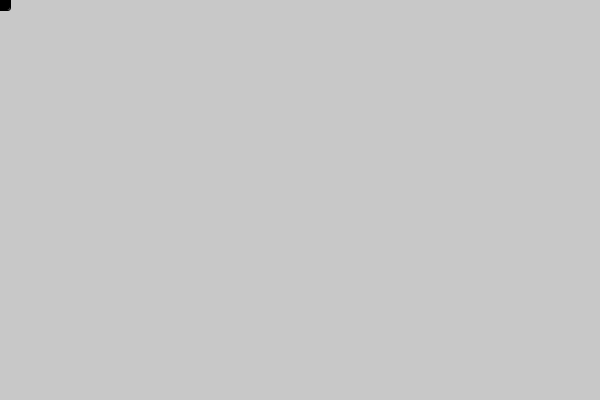
Frame 1 (no input)
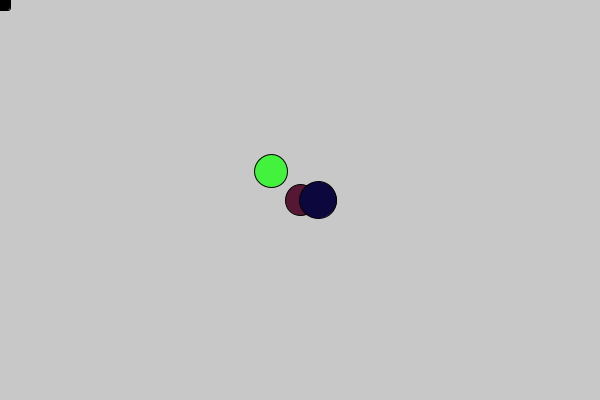
Frame 60 (the mouse pressed at the canvas centre just before this capture)
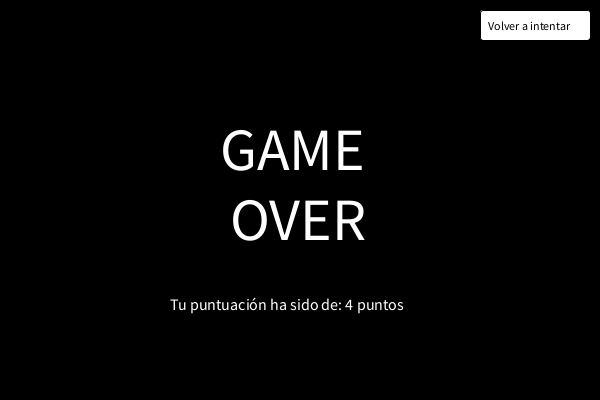
Frame 120 (the mouse held since frame 60 and released just before this capture)

The Processing sketch that drew these frames (run headless with seeded random() and noise(); from frame 60 on, the mouse is pressed at the canvas centre):

// Processing sketch: processing_181098
// ── processing_181098.pde

// Declaramos las variables necesarias
Bola[] boles = new Bola[500]; //Creamos un array para almacenar hasta 500 bolas
int numBoles = 0; //Creamos una variable contadora para saber cuantas bolas hay
float temps = 1; //Creamos una variable de tiempo/puntuación
boolean died = false; //Creamos variable para saber si el juego ha terminado
float newTime;
void setup(){
  size(600,400); //Pantalla de 600x400px
}
 
void draw(){
   
  //Si el juego no ha terminado...
  if(died == false){
     
      background(200);
      //Dibujamos las bolas numBoles
      for(int i = 0; i < numBoles; i++){
      boles[i].show();
      }
       
      //Dibujamos el cuadro del cursor
      fill(0);
      rect(mouseX-10, mouseY-10, 20, 20, 3);
       
      //Incrementamos el tiempo
      temps = temps + 0.05;
       
      //Si eltiempo es mayor a numBoles, añadimos una bola más (Máximo 500);
      if(numBoles < boles.length && numBoles < temps){
        if((int)temps == 1 || (int)temps == 2){
          newTime = 1;
        }else{
          newTime = (int)temps/3;
        }
         
      boles[numBoles] = new Bola(newTime);
        
      numBoles++; 
      }
       
  }else{
    //Si el juego ha finalizado, mostramos la función showDied() de la otra pestaña.
    showDied();
  }
   
}
 
 
class Bola{
     
    //Creamos las variables para dibujar las bolas
    float radi, posX, posY, speed; //Radio y posición y velocidad
    color bg; //Fondo de la bola
    int direction, count, maxCount; //Dirección, contador de tiempo y máximo tiempo para cambiar de dirección
    int newDirection; //Variable auxiliar para sacar una nueva dirección (Exluyendo la actual)
     
    //Constructor por defecto
    Bola(){
      radi = random(20,40);
      posX = width/2;
      posY = height/2;
      bg = color(random(255),random(255),random(255));
      direction = (int)random(1,5);
      speed = random(1,7);
      count = (int)random(1,5);
      maxCount = (int)random(20,40);
    }
     
    Bola(float spd){
      radi = random(20,40);
      posX = width/2;
      posY = height/2;
      bg = color(random(255),random(255),random(255));
      direction = (int)random(1,5);
      speed = spd;
      count = (int)random(1,5);
      maxCount = (int)random(20,40);
    }
     
  
    //Dibujamos la bola
    void show(){
      fill(bg);
      ellipse(posX, posY, radi, radi);
       
      //La hacemos mover y verificamos que el cursor no esté encima
      this.move();
      this.checkCursor();
       
    }
  
  //Comprobamos que el cursor no está encima, en caso contrario died = true
   void checkCursor(){
     
      if((((mouseX-10) - posX) * ((mouseX-10) - posX) + ((mouseY-10) - posY) * ((mouseY-10) - posY) <= PI * radi)   ||
        (((mouseX+10) - posX) * ((mouseX+10) - posX) + ((mouseY+10) - posY) * ((mouseY+10) - posY) <= PI * radi)  ||
        (((mouseX-10) - posX) * ((mouseX-10) - posX) + ((mouseY+10) - posY) * ((mouseY+10) - posY) <= PI * radi)  ||
        (((mouseX+10) - posX) * ((mouseX+10) - posX) + ((mouseY-10) - posY) * ((mouseY-10) - posY) <= PI * radi)){
        died = true;
        }
      
   }
 
    //Hacemos mover la bola y cambiar de dirección
    void move(){
        
          switch(direction){
             
            case 1: posX = posX + speed; break;
            case 2: posX = posX - speed; break;
            case 3: posY = posY + speed; break;
            case 4: posY = posY - speed; break;
            
          }
           
          //Comprobamos que la bola no esté en un extremo para hacerla rebotar  >> changeDirection(true);
          if( (posY < 0 && direction == 4) || (posY > (height) && direction == 3) || (posX < 0  && direction == 2) || (posX > (width) && direction == 1) ){
          this.changeDirection(true);
          }else{
          this.changeDirection(false);
          }
     }
     
    //Función para hacer cambiar de dirección la bola
    void changeDirection(boolean rebote){
       
      //Verificamos que el tiempo para cambiar de dirección no se haya agotado o se llame la función para hacer rebotar la bola.
      if(count > maxCount || rebote == true){
         
        /*Calculamos una dirección aleatoria del 1 al 3, excluyendo la dirección actual y
        dependiendo de su dirección sacará una nueva*/
        newDirection = (int)random(1,4);
         
          if(direction == 1){
              if(rebote == true){
                direction = 2;
              }else{
                if(newDirection == 1){ direction = 2; }else
                if(newDirection == 2){ direction = 3; }else{
                                       direction = 4; }
              }
          }else if(direction == 2){
             if(rebote == true){
                direction = 1;
             }else{
                if(newDirection == 1){ direction = 1; }else
                if(newDirection == 2){ direction = 3; }else{
                                       direction = 4; }
             }                        
          }else if(direction == 3){
            if(rebote == true){
              direction = 4;
            }else{
                if(newDirection == 1){ direction = 1; }else
                if(newDirection == 2){ direction = 2; }else{
                                       direction = 4; }
            }                         
          }else{
           if(rebote == true){
             direction = 3;
           }else{
             if(newDirection == 1){ direction = 1; }else
             if(newDirection == 2){ direction = 2; }else{
                                    direction = 3; }
           }                     
          }
             
            //Reniciamos el contador para cambiar de dirección
           if(rebote == false){ count = 0; }
             
        }else{
          //incrementamos el contador de tiempo para cambiar de dirección
          count ++;
        }
    }
   
  }
     
void showDied(){
  
  //Dibujamos la pantalla de "GAME OVER"
 background(0);
 fill(255);
 textSize(60);
 text("GAME", 220, 170);
 text("OVER", 230, 240);
  
 //Mostramos la puntuación (Número de bolas en pantalla antes de morir)
 textSize(16);
 if((int)temps == 1){
 text("Tu puntuación ha sido de 1 punto", 170, 310);
 }else{
 text("Tu puntuación ha sido de: " + (int)temps + " puntos", 170, 310);
 }
  
 //Dibujamos un botón para regresar al juego
 rect(480, 10, 110, 30, 3);
 fill(0);
 textSize(12);
 text("Volver a intentar", 488, 30);
   
  //Botón. Si pulsamos se renicia el tiempo, las bolas y vuelve al juego
  if(mousePressed == true && mouseX > 480 && mouseX < 590 && mouseY > 10 && mouseY < 40){
  numBoles = 0;
  temps = 1;
  died = false;
  }
   
}
